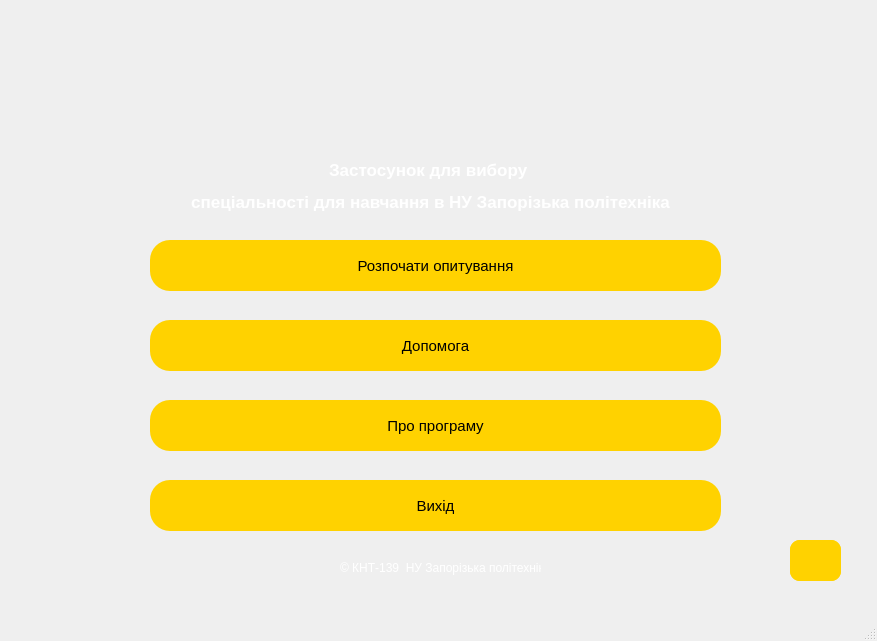
<?xml version="1.0" encoding="UTF-8"?>
<ui version="4.0">
 <class>MainWindow</class>
 <widget class="QMainWindow" name="MainWindow">
  <property name="geometry">
   <rect>
    <x>0</x>
    <y>0</y>
    <width>877</width>
    <height>641</height>
   </rect>
  </property>
  <property name="windowTitle">
   <string>MainWindow</string>
  </property>
  <property name="styleSheet">
   <string notr="true">QWidget {
   background: linear-gradient(-45deg,#6193e1,#1B5EA6,#6193e1),#1B5EA6;
   color:#fff;
   cursor:pointer;
}
QPushButton {
}
QPushButton:hover
{
	 background-color: #fff; 
}</string>
  </property>
  <widget class="QWidget" name="centralwidget">
   <widget class="QPushButton" name="pushButton">
    <property name="geometry">
     <rect>
      <x>150</x>
      <y>240</y>
      <width>571</width>
      <height>51</height>
     </rect>
    </property>
    <property name="styleSheet">
     <string notr="true">#pushButton {
   color:#000; 
   border-radius:20px;
   font-weight:400;
   background:#FFD200;
   font-size:15px;
   cursor:pointer;
}
#pushButton:hover {
	 background:#fff;
     cursor:pointer;
     margin-right:12px;
	 margin-left:12px;
}</string>
    </property>
    <property name="text">
     <string>Розпочати опитування</string>
    </property>
   </widget>
   <widget class="QPushButton" name="pushButton_2">
    <property name="geometry">
     <rect>
      <x>150</x>
      <y>320</y>
      <width>571</width>
      <height>51</height>
     </rect>
    </property>
    <property name="styleSheet">
     <string notr="true">#pushButton_2 {
   color:#000; 
   border-radius:20px;
   background:#FFD200;
   font-size:15px;
   cursor:pointer;
}
#pushButton_2:hover {
	 background:#fff;
     cursor:pointer;
	 margin-right:12px;
	 margin-left:12px;
}</string>
    </property>
    <property name="text">
     <string>Допомога</string>
    </property>
   </widget>
   <widget class="QPushButton" name="pushButton_3">
    <property name="geometry">
     <rect>
      <x>150</x>
      <y>400</y>
      <width>571</width>
      <height>51</height>
     </rect>
    </property>
    <property name="styleSheet">
     <string notr="true">#pushButton_3 {
   color:#000; 
   border-radius:20px;
   background:#FFD200;
   font-size:15px;
   cursor:pointer;
}
#pushButton_3:hover {
	 background:#fff;
     cursor:pointer;
     margin-right:12px;
	 margin-left:12px;
}</string>
    </property>
    <property name="text">
     <string>Про програму</string>
    </property>
   </widget>
   <widget class="QPushButton" name="pushButton_4">
    <property name="geometry">
     <rect>
      <x>150</x>
      <y>480</y>
      <width>571</width>
      <height>51</height>
     </rect>
    </property>
    <property name="styleSheet">
     <string notr="true">#pushButton_4 {
   color:#000; 
   border-radius:20px;
   background:#FFD200;
   font-size:15px;
   cursor:pointer;
}
#pushButton_4:hover {
	 background:#fff;
     cursor:pointer;
     margin-right:12px;
	 margin-left:12px;
}</string>
    </property>
    <property name="text">
     <string>Вихід</string>
    </property>
   </widget>
   <widget class="QLabel" name="label_heading">
    <property name="geometry">
     <rect>
      <x>120</x>
      <y>160</y>
      <width>621</width>
      <height>51</height>
     </rect>
    </property>
    <property name="layoutDirection">
     <enum>Qt::LeftToRight</enum>
    </property>
    <property name="styleSheet">
     <string notr="true">font-size:17px;
text-align:center;
font-weight:500;</string>
    </property>
    <property name="text">
     <string>&lt;html&gt;&lt;head/&gt;&lt;body&gt;&lt;p align=&quot;center&quot;&gt;&lt;span style=&quot; font-size:13pt;&quot;&gt;Застосунок для вибору &lt;/span&gt;&lt;/p&gt;&lt;p align=&quot;center&quot;&gt;&lt;span style=&quot; font-size:13pt;&quot;&gt;спеціальності для навчання в НУ Запорізька політехніка&lt;/span&gt;&lt;/p&gt;&lt;/body&gt;&lt;/html&gt;</string>
    </property>
   </widget>
   <widget class="QLabel" name="label_pic">
    <property name="geometry">
     <rect>
      <x>390</x>
      <y>40</y>
      <width>111</width>
      <height>101</height>
     </rect>
    </property>
    <property name="text">
     <string/>
    </property>
   </widget>
   <widget class="QLabel" name="label_footer">
    <property name="geometry">
     <rect>
      <x>340</x>
      <y>560</y>
      <width>201</width>
      <height>16</height>
     </rect>
    </property>
    <property name="text">
     <string>© КНТ-139  НУ Запорізька політехніка</string>
    </property>
   </widget>
   <widget class="QPushButton" name="button_mus">
    <property name="geometry">
     <rect>
      <x>790</x>
      <y>540</y>
      <width>51</width>
      <height>41</height>
     </rect>
    </property>
    <property name="styleSheet">
     <string notr="true">#button_mus {
   color:#000; 
   font-weight:400;
   background:#FFD200;
   border-radius:10px;
   font-size:15px;
   cursor:pointer;
}
#button_mus:hover {
	 background:#fff;
}</string>
    </property>
    <property name="text">
     <string/>
    </property>
    <property name="icon">
     <iconset resource="resource.qrc">
      <normaloff>:/resources/image/sound on.png</normaloff>:/resources/image/sound on.png</iconset>
    </property>
    <property name="iconSize">
     <size>
      <width>32</width>
      <height>32</height>
     </size>
    </property>
   </widget>
   <widget class="QPushButton" name="button_nomus">
    <property name="geometry">
     <rect>
      <x>790</x>
      <y>540</y>
      <width>51</width>
      <height>41</height>
     </rect>
    </property>
    <property name="styleSheet">
     <string notr="true">#button_nomus {
   color:#000; 
   font-weight:400;
   background:#FFD200;
   border-radius:10px;
   font-size:15px;
   cursor:pointer;
}
#button_nomus:hover {
	 background:#fff;
}</string>
    </property>
    <property name="text">
     <string/>
    </property>
    <property name="icon">
     <iconset resource="resource.qrc">
      <normaloff>:/resources/image/sound off.png</normaloff>:/resources/image/sound off.png</iconset>
    </property>
    <property name="iconSize">
     <size>
      <width>32</width>
      <height>32</height>
     </size>
    </property>
   </widget>
  </widget>
  <widget class="QMenuBar" name="menubar">
   <property name="geometry">
    <rect>
     <x>0</x>
     <y>0</y>
     <width>877</width>
     <height>21</height>
    </rect>
   </property>
  </widget>
  <widget class="QStatusBar" name="statusbar"/>
 </widget>
 <resources>
  <include location="resource.qrc"/>
 </resources>
 <connections/>
</ui>
